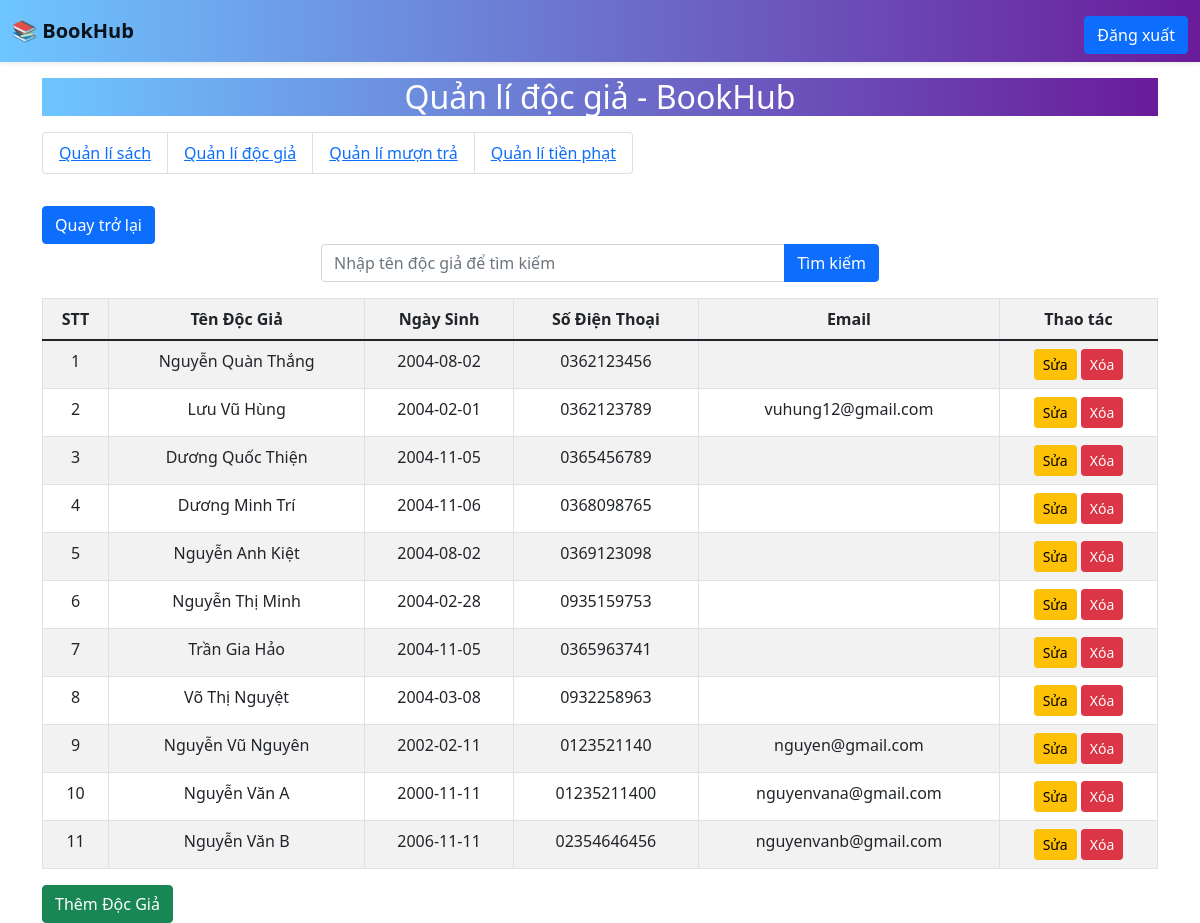
The app's page /docgia/timkiemdocgia.php (signed in) with its own data.
### tables this page shows
CREATE TABLE `doc_gia` (
  `ma_doc_gia` int(11) NOT NULL,
  `ten_doc_gia` varchar(255) NOT NULL,
  `ngay_sinh` date NOT NULL,
  `so_dien_thoai` varchar(15) NOT NULL,
  `created_at` timestamp NOT NULL DEFAULT current_timestamp(),
  `email` varchar(255) NOT NULL,
  `mat_khau` varchar(255) DEFAULT NULL
);

### docgia/timkiemdocgia.php (the view, shortened to what this page needs)
<?php
    require_once "../config.php";
?>
<!DOCTYPE html>
<html lang="vi">
<head>
    <link href="https://cdn.jsdelivr.net/npm/bootstrap@5.1.3/dist/css/bootstrap.min.css" rel="stylesheet">
</head>
<body>
<nav class="navbar navbar-expand-lg navbar-light shadow-sm sticky-top"
     style="background: linear-gradient(to right, #6EC6FF, #6A1B9A);">
    <div class="container-fluid">
        <a class="navbar-brand fw-bold" href="../index.php">
            <span class="text-gradient">📚  BookHub</span>
        </a>
        <div class="collapse navbar-collapse" id="navbarNav">
            <ul class="navbar-nav ms-auto">
                <li class="nav-item">
                    <a class="btn btn-primary mt-2" href="../dangxuat.php">Đăng xuất</a>
                </li>
            </ul>
        </div>
    </div>
</nav>
<div class="container mt-3">
    <h2 class="text-center mb-3 text-white"
        style="background: linear-gradient(to right, #6EC6FF, #6A1B9A);">
        Quản lí độc giả - BookHub
    </h2>
    <ul class="list-group list-group-horizontal mb-4">
        <li class="list-group-item text-center">
            <a href="../sach/hienthisach.php">Quản lí sách</a>
        </li>
        <li class="list-group-item text-center">
            <a href="../docgia/hienthidocgia.php">Quản lí độc giả</a>
        </li>
        <li class="list-group-item text-center">
            <a href="../muontra/hienthimuontra.php">Quản lí mượn trả</a>
        </li>
        <li class="list-group-item text-center">
            <a href="../tienphat/hienthitienphat.php">Quản lí tiền phạt</a>
        </li>
    </ul>
     <a class="btn btn-primary mt-2" href="hienthidocgia.php">Quay trở lại</a>
</div>
    <div class="container">
        <form method="GET" action="timkiemdocgia.php">
            <div class="input-group mb-3" style="width:50%;margin:0 auto;">
                <input type="text" class="form-control" name="timkiem" placeholder="Nhập tên độc giả để tìm kiếm">
                <button class="btn btn-primary" name="submit">Tìm kiếm</button>
            </div>
        </form>
        <table class="table table-bordered table-striped text-center">
                <tr>
                    <th>STT</th>
                    <th>Tên Độc Giả</th>
                    <th>Ngày Sinh</th>
                    <th>Số Điện Thoại</th>
                    <th>Email</th>
                    <th>Thao tác</th>
                </tr>
            <tbody>
                <?php
                    if(isset($_GET['submit'])){
                        $search = $_GET['timkiem'] ?? '';
                        $sql = "SELECT * FROM doc_gia WHERE ten_doc_gia LIKE '%$search%'";
                    }else{
                        $sql = "SELECT * FROM doc_gia";
                    }
                    $res = mysqli_query($conn,$sql);
                    $index = 0;
                    if($res){
                        while($rows = mysqli_fetch_assoc($res)){
                            $id = $rows['ma_doc_gia'];
                            $index++;
                            $tendg = $rows['ten_doc_gia'];
                            $ngaysinh = $rows['ngay_sinh'];
                            $sdt = $rows['so_dien_thoai'];
                            $email = $rows['email'];
                            ?>
                            <tr>
                                <td><?php echo $index; ?></td>
                                <td><?php echo $tendg; ?></td>
                                <td><?php echo $ngaysinh; ?></td>
                                <td><?php echo $sdt; ?></td>
                                <td><?php echo $email; ?></td>
                                <td>
                                    <a class="btn btn-warning btn-sm" href="chinhsuadocgia.php?id=<?php echo $id;?>">Sửa</a>
                                    <a class="btn btn-danger btn-sm" href="xoadocgia.php?id=<?php echo $id; ?>">Xóa</a>
                                </td>
                            </tr>
                            <?php
                        }
                    }
                ?>
            </tbody>
        </table>
        <a href="themdocgia.php" class="btn btn-success">Thêm Độc Giả</a>
    </div>
</body>
</html>

### records on screen
doc_gia: ten_doc_gia "Nguyễn Quàn Thắng", ngay_sinh "2004-08-02", so_dien_thoai "0362123456"
doc_gia: ten_doc_gia "Lưu Vũ Hùng", ngay_sinh "2004-02-01", so_dien_thoai "0362123789", email "vuhung12@gmail.com"
doc_gia: ten_doc_gia "Dương Quốc Thiện", ngay_sinh "2004-11-05", so_dien_thoai "0365456789"
doc_gia: ten_doc_gia "Dương Minh Trí", ngay_sinh "2004-11-06", so_dien_thoai "0368098765"
doc_gia: ten_doc_gia "Nguyễn Anh Kiệt", ngay_sinh "2004-08-02", so_dien_thoai "0369123098"
doc_gia: ten_doc_gia "Nguyễn Thị Minh", ngay_sinh "2004-02-28", so_dien_thoai "0935159753"
doc_gia: ten_doc_gia "Trần Gia Hảo", ngay_sinh "2004-11-05", so_dien_thoai "0365963741"
doc_gia: ten_doc_gia "Võ Thị Nguyệt", ngay_sinh "2004-03-08", so_dien_thoai "0932258963"
doc_gia: ten_doc_gia "Nguyễn Vũ Nguyên", ngay_sinh "2002-02-11", so_dien_thoai "0123521140", email "nguyen@gmail.com"
doc_gia: ten_doc_gia "Nguyễn Văn A", ngay_sinh "2000-11-11", so_dien_thoai "01235211400", email "nguyenvana@gmail.com"
doc_gia: ten_doc_gia "Nguyễn Văn B", ngay_sinh "2006-11-11", so_dien_thoai "02354646456", email "nguyenvanb@gmail.com"
